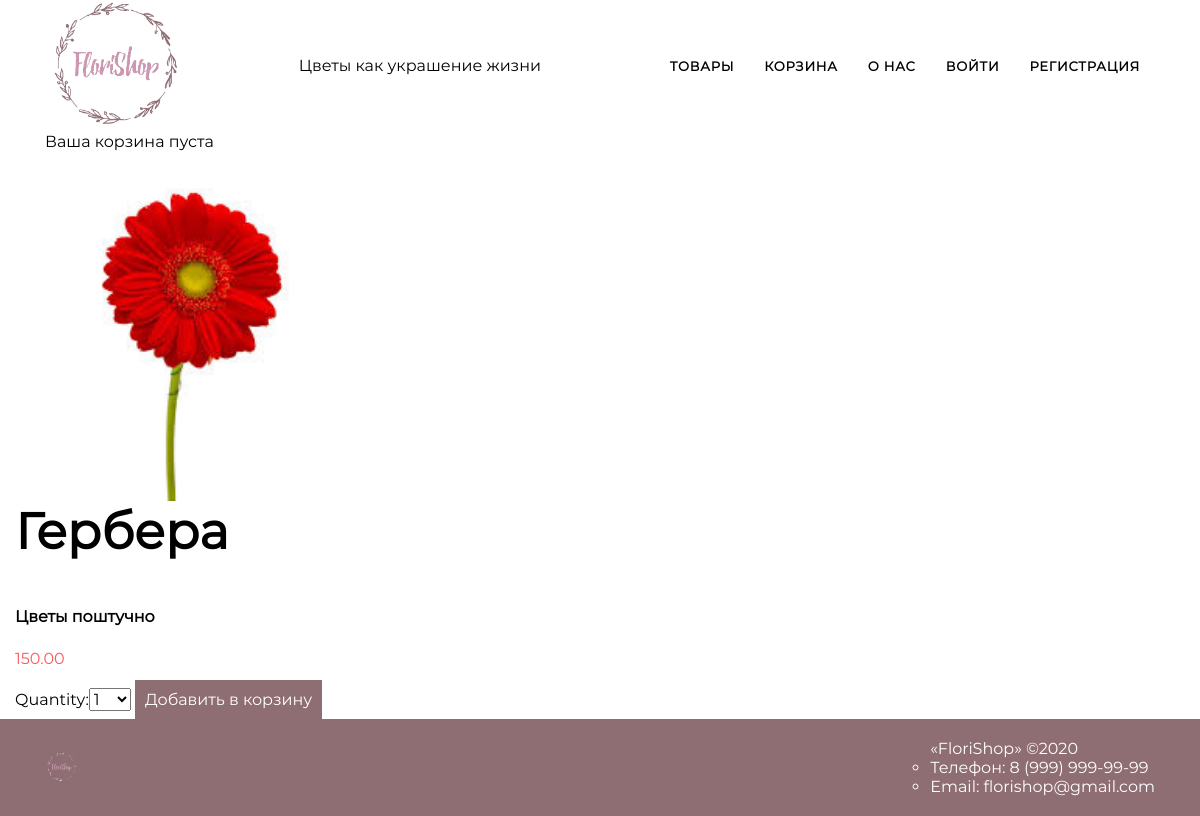
The page /1/gerbera/ on the database its author committed.
### main/models.py (models this page shows, shortened)
class Product(models.Model):
    category = models.ForeignKey('Category', related_name='products', on_delete=models.CASCADE)
    name = models.CharField(max_length=200, db_index=True)
    slug = models.SlugField(max_length=200, db_index=True)
    image = models.ImageField(upload_to='products/%Y/%m/%d', blank=True)
    description = models.TextField(blank=True)
    price = models.DecimalField(max_digits=10, decimal_places=2)
    stock = models.PositiveIntegerField()
    available = models.BooleanField(default=True)
    created = models.DateTimeField(auto_now_add=True)
    updated = models.DateTimeField(auto_now=True)
    class Meta:
        ordering = ('name',)
        index_together = (('id', 'slug'),)

class Category(models.Model):
    name = models.CharField(max_length=200, db_index=True)
    slug = models.SlugField(max_length=200, db_index=True, unique=True)
    class Meta:
        ordering = ('name',)
        verbose_name = 'Категория'
        verbose_name_plural = 'Категории'
    def __str__(self):
        return self.name
    def get_absolute_url(self):
        return reverse('main:product_list_by_category',
                       args=[self.slug])

### main/views.py (the view)
def product_detail(request, id, slug):
    product = get_object_or_404(Product,
                                id=id,
                                slug=slug,
                                available=True)
    cart_product_form = CartAddProductForm()
    return render(request, 'main/products/detail.html', {'product': product,
                                                        'cart_product_form': cart_product_form})

### cart/forms.py
class CartAddProductForm(forms.Form):
    quantity = forms.TypedChoiceField(choices=PRODUCT_QUANTITY_CHOICES, coerce=int)
    update = forms.BooleanField(required=False, initial=False, widget=forms.HiddenInput)

### main/templates/main/products/detail.html (shortened to what this page needs)
{% extends 'main/base.html' %}
{% load static %}
{% block content %}
    <div class="col-lg-4">
    <div class="project">
    <div class="product-detail">
    <div class="image">
        <img src="{% if product.image %}{{ product.image.url }}{% else %}{% static "img/no_image.png" %}{% endif %}" width = "100%">
    </div>
    <div class="info">
        <h1>{{ product.name }}</h1>
    </div>
        <h2><a href="{{ product.category.get_absolute_url }}">{{ product.category }}</a></h2>
     <div class="aspiration">
        <p class="price">{{ product.price }}</p>
     </div>
    </div>
<form  class="form-korzina" action="{% url "cart:cart_add" product.id %}" method="post">
     <div class="inputs">
        {{ cart_product_form }}
        <button class = "btn bnt-succsess"  type="submit"> Добавить в корзину</button>
     </div>
</form>
    </div>
    </div>
{% endblock %}

### FloriShop/static/css/grid.css (style rules this page uses)
html { box-sizing: border-box; }
*,::after,::before { box-sizing: inherit }
.col, .col-1, .col-10, .col-11, .col-12, .col-2, .col-3, .col-4, .col-5, .col-6, .col-7, .col-8, .col-9, .col-lg-1, .col-lg-10, .col-lg-11, .col-lg-12, .col-lg-2, .col-lg-3, .col-lg-4, .col-lg-5, .col-lg-6, .col-lg-7, .col-lg-8, .col-lg-9, .col-md, .col-md-1, .col-md-10, .col-md-11, .col-md-12, .col-md-2, .col-md-3, .col-md-4, .col-md-5, .col-md-6, .col-md-7, .col-md-8, .col-md-9, .col-sm, .col-sm-1, .col-sm-10, .col-sm-11, .col-sm-12, .col-sm-2, .col-sm-3, .col-sm-4, .col-sm-5, .col-sm-6, .col-sm-7, .col-sm-8, .col-sm-9, .col-xl, .col-xl-1, .col-xl-10, .col-xl-11, .col-xl-12, .col-xl-2, .col-xl-3, .col-xl-4, .col-xl-5, .col-xl-6, .col-xl-7, .col-xl-8, .col-xl-9 { position: relative; width: 100%; padding-right: 15px; padding-left: 15px }
@media (min-width: 992px) { .col-lg-4 { -ms-flex: 0 0 33.333333%;flex: 0 0 33.333333%;max-width: 33.333333% } }

### FloriShop/static/css/style.css (style rules this page uses)
:root { --main-color: #8e6d73; }
* { margin: 0; padding: 0; font-family: Main; font-size: 16px; }
html, body { height: 100%; }
a { text-decoration: none; color: black; }
h1,h2,h3,h4,h5 { font-family: Main; margin-bottom: 15px; position: relative; }
h1 { font-size:50px; }
h2 { font-size:46px; }
.image { font-size: 0; height: 350px; width: 350px; }
.form-korzina .inputs button { display: inline-block; padding: 10px 10px; background-color: var(--main-color); color: white; border: none; }
* { box-sizing: border-box; margin: 0; }
* { box-sizing: border-box; }
.price { font-size: 16px; color: #fc5a5a; display: block; margin-bottom: 12px; }

### rows shown on the page
Product: image (picture), name "Гербера", category "Цветы поштучно", price "150.00"
